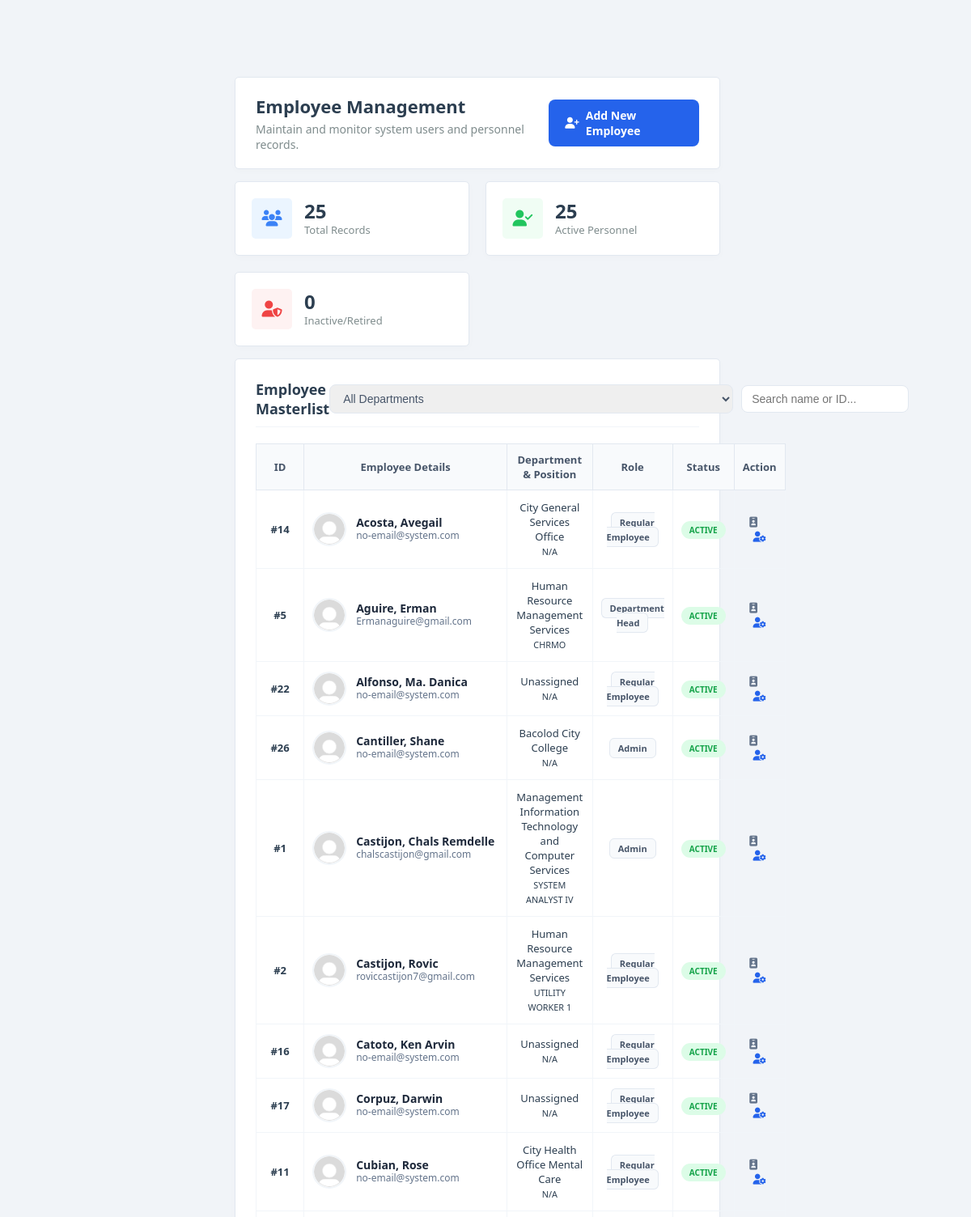
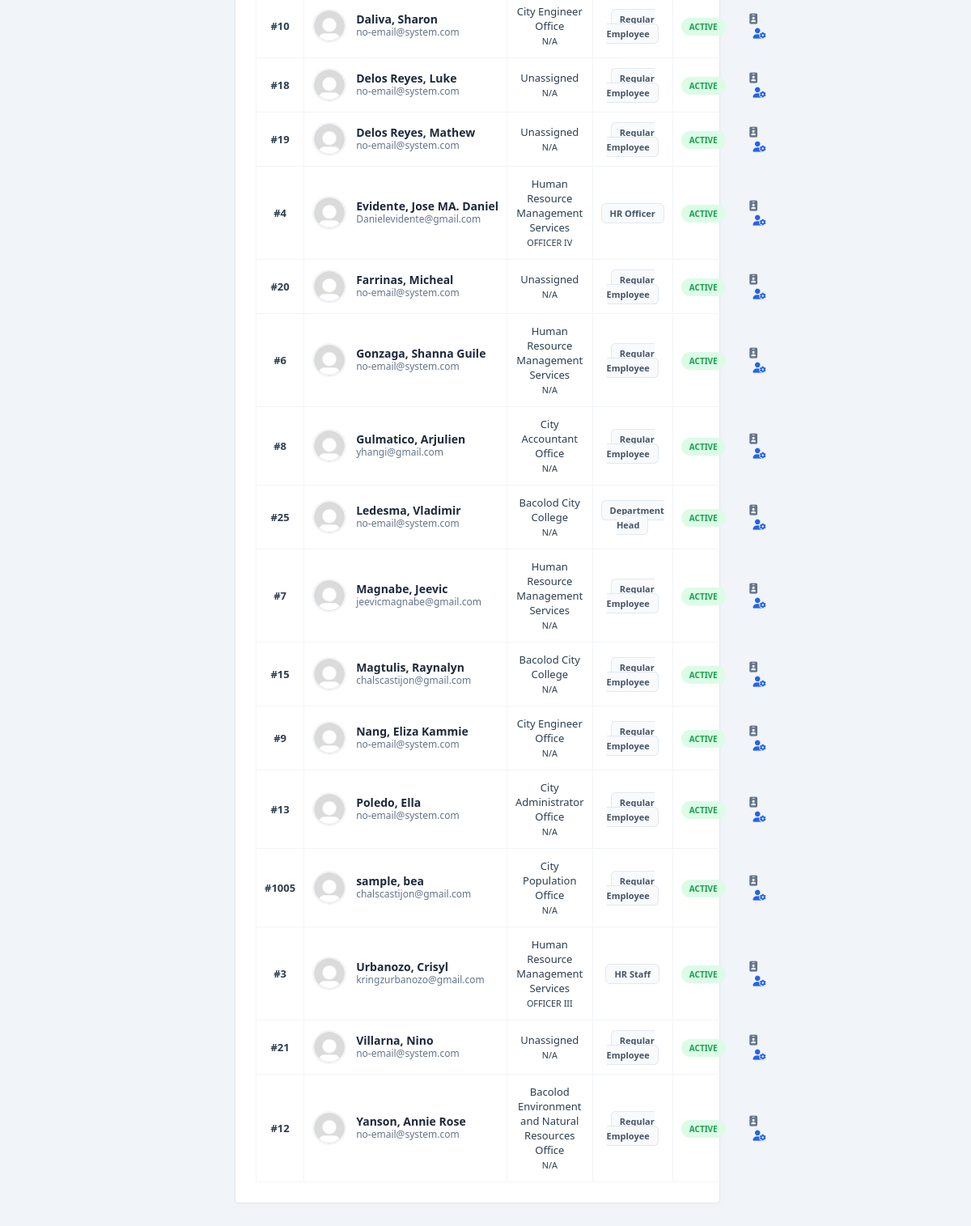
The app's page /accounts/hrstaff/manage-employees.php (signed in) with its own data (2 pictures, top to bottom).
### tables this page shows
CREATE TABLE `employee` (
  `employee_id` int(11) NOT NULL COMMENT 'Unique ID for each employee, assigned manually',
  `first_name` varchar(100) DEFAULT NULL COMMENT 'Employee first name',
  `middle_name` varchar(100) DEFAULT NULL COMMENT 'Employee middle name',
  `last_name` varchar(100) DEFAULT NULL COMMENT 'Employee last name',
  `extension` varchar(50) DEFAULT NULL COMMENT 'Name extension (e.g., Jr., Sr.)',
  `suffix` varchar(50) DEFAULT NULL COMMENT 'Suffix for the name (if applicable)',
  `profile_pic` varchar(255) DEFAULT NULL COMMENT 'Path to profile picture',
  `birth_date` date DEFAULT NULL COMMENT 'Employee birth date',
  `gender` enum('Male','Female','Other') DEFAULT 'Male' COMMENT 'Gender of the employee',
  `department_id` varchar(20) NOT NULL COMMENT 'ID of the department the employee belongs to',
  `detailed_department_id` varchar(20) DEFAULT NULL COMMENT 'ID of the sub-department / unit',
  `position` varchar(150) DEFAULT NULL COMMENT 'Job position of the employee',
  `role` enum('Regular Employee','HR Officer','HR Staff','Department Head','Admin') DEFAULT 'Regular Employee' COMMENT 'Role of the employee in the system',
  `status` enum('Active','Inactive','Retired') NOT NULL DEFAULT 'Active' COMMENT 'Current employment status: Active, Inactive (resigned), or Retired',
  `salary` int(11) DEFAULT NULL COMMENT 'Employee salary in whole numbers',
  `email` varchar(150) DEFAULT NULL COMMENT 'Employee email address',
  `contact_number` varchar(20) DEFAULT NULL COMMENT 'Employee contact number',
  `password` varchar(255) NOT NULL DEFAULT '',
  `google2fa_secret` varchar(255) DEFAULT NULL COMMENT 'Stores Google Authenticator 2FA secret',
  `google2fa_expiry` datetime DEFAULT NULL COMMENT 'Expiration timestamp for 2FA verification',
  `reset_token` varchar(255) DEFAULT NULL COMMENT 'Token for password reset',
  `reset_token_expiry` datetime DEFAULT NULL COMMENT 'Expiration date/time for reset token',
  `created_at` timestamp NOT NULL DEFAULT current_timestamp() COMMENT 'Timestamp when the employee record was created',
  `updated_at` timestamp NOT NULL DEFAULT current_timestamp() ON UPDATE current_timestamp() COMMENT 'Timestamp when the employee record was last updated',
  `last_login` timestamp NULL DEFAULT NULL COMMENT 'Last login timestamp',
  `last_active` timestamp NULL DEFAULT NULL COMMENT 'Last activity timestamp in the system',
  `authorized_officer_name` varchar(150) DEFAULT NULL COMMENT 'Name of the authorized officer approving the employee assignment',
  `authorized_officer_position` varchar(150) DEFAULT NULL COMMENT 'Position / title of the authorized officer',
  `authorized_officer_signature` varchar(255) DEFAULT NULL COMMENT 'Signature image / path of the authorized officer',
  `authorized_officer_sign_date` date DEFAULT NULL COMMENT 'Date when the authorized officer signed / approved',
  `authorized_official_name` varchar(150) DEFAULT NULL COMMENT 'Name of the higher-level official approving the employee assignment',
  `authorized_official_position` varchar(150) DEFAULT NULL COMMENT 'Position / title of the authorized official',
  `authorized_official_signature` varchar(255) DEFAULT NULL COMMENT 'Signature image / path of the authorized official',
  `authorized_official_sign_date` date DEFAULT NULL COMMENT 'Date when the authorized official signed / approved',
  `two_fa_enabled` tinyint(1) DEFAULT 0 COMMENT '1 if employee has completed 2FA setup, 0 otherwise'
);

CREATE TABLE `department` (
  `department_id` varchar(20) NOT NULL COMMENT 'Unique department identifier, e.g., BBH, BCC',
  `department_name` varchar(255) NOT NULL COMMENT 'Full department name, e.g., Bacolod Boys Home',
  `created_at` timestamp NOT NULL DEFAULT current_timestamp() COMMENT 'Timestamp when department was created'
);

### accounts/hrstaff/manage-employees.php (the view, shortened to what this page needs)
<?php
require_once '../../config/config.php';
try {
    $pdo->prepare("UPDATE employee SET last_active = NOW() WHERE employee_id = ?")
        ->execute([$_SESSION['employee_id']]);
} catch (PDOException $e) {
}
$default_profile_image = '../../assets/images/default_user.png';
$search_query = $_GET['search'] ?? '';
try {
    $sql = "SELECT e.*, d.department_name
            FROM employee e
            LEFT JOIN department d ON e.department_id = d.department_id
            WHERE 1=1";
    $params = [];
    $sql .= " ORDER BY e.last_name ASC";
    $stmt = $pdo->prepare($sql);
    $stmt->execute($params);
    $employees = $stmt->fetchAll(PDO::FETCH_ASSOC);
    $stat_stmt = $pdo->query("SELECT COUNT(*) as total, SUM(CASE WHEN status = 'Active' THEN 1 ELSE 0 END) as active FROM employee");
    $stats = $stat_stmt->fetch(PDO::FETCH_ASSOC);
    $totalEmployees = $stats['total'] ?? 0;
    $activeEmployees = $stats['active'] ?? 0;
} catch (PDOException $e) {
    error_log("Employee Directory Error: " . $e->getMessage());
    die("Database Error: Unable to load directory.");
}
?>
<!DOCTYPE html>
<html lang="en">
<head>
    <link rel="stylesheet" href="/HRIS/assets/css/style.css">
    <link rel="stylesheet" href="/HRIS/assets/css/ledger-table.css">
    <link rel="stylesheet" href="https://cdnjs.cloudflare.com/ajax/libs/font-awesome/6.5.1/css/all.min.css">
</head>
<body>
    <div class="wrapper">
        <main class="main-content" id="main-content">
            <div class="dashboard-wrapper">
                <div class="welcome-header">
                    <div class="welcome-text">
                        <h1>Employee Management</h1>
                        <p>Maintain and monitor system users and personnel records.</p>
                    </div>
                    <div class="action-buttons">
                        <a href="add-employee.php" class="btn-add">
                            <i class="fa-solid fa-user-plus"></i> Add New Employee
                        </a>
                    </div>
                </div>
                <div class="stats-grid">
                    <div class="stat-card">
                        <div class="stat-icon blue"><i class="fa-solid fa-users"></i></div>
                        <div class="stat-info">
                            <h3><?= number_format($totalEmployees) ?></h3>
                            <p>Total Records</p>
                        </div>
                    </div>
                    <div class="stat-card">
                        <div class="stat-icon green"><i class="fa-solid fa-user-check"></i></div>
                        <div class="stat-info">
                            <h3><?= number_format($activeEmployees) ?></h3>
                            <p>Active Personnel</p>
                        </div>
                    </div>
                    <div class="stat-card">
                        <div class="stat-icon red"><i class="fa-solid fa-user-shield"></i></div>
                        <div class="stat-info">
                            <h3><?= ($totalEmployees - $activeEmployees) ?></h3>
                            <p>Inactive/Retired</p>
                        </div>
                    </div>
                </div>
                <div class="main-dashboard-grid">
                    <div class="feed-container" style="grid-column: span 3;">
                        <div class="content-card">
                            <div class="card-header d-flex justify-content-between align-items-center">
                                <h2>Employee Masterlist</h2>
                                <form method="GET" class="filter-container">
                                    <select name="dept" class="filter-select" onchange="this.form.submit()">
                                        <option value="">All Departments</option>
                                    </select>
                                    <div class="search-box">
                                        <input type="text" name="search" class="search-input" placeholder="Search name or ID..." value="<?= htmlspecialchars($search_query) ?>">
                                    </div>
                                </form>
                            </div>
                            <div class="table-responsive">
                                <table class="ledger-table">
                                    <thead>
                                        <tr>
                                            <th>ID</th>
                                            <th>Employee Details</th>
                                            <th>Department & Position</th>
                                            <th>Role</th>
                                            <th class="text-center">Status</th>
                                            <th class="text-center">Action</th>
                                        </tr>
                                    </thead>
                                    <tbody id="employeeTable">
                                        <?php if (!empty($employees)): ?>
                                            <?php foreach ($employees as $emp): ?>
                                            <tr>
                                                <td><strong>#<?= htmlspecialchars($emp['employee_id']) ?></strong></td>
                                                <td>
                                                    <div class="emp-info-cell">
                                                        <img src="<?= (!empty($emp['profile_pic']) && file_exists($emp['profile_pic'])) ? $emp['profile_pic'] : $default_profile_image ?>" class="emp-profile-img">
                                                        <div class="emp-details-text">
                                                            <span class="emp-name"><?= htmlspecialchars($emp['last_name'] . ', ' . $emp['first_name']) ?></span>
                                                            <span class="emp-email"><?= htmlspecialchars($emp['email'] ?: 'no-email@system.com') ?></span>
                                                        </div>
                                                    </div>
                                                </td>
                                                <td>
                                                    <div style="font-size: 13px; font-weight: 500;"><?= htmlspecialchars($emp['department_name'] ?: 'Unassigned') ?></div>
                                                    <small class="text-muted"><?= htmlspecialchars($emp['position'] ?: 'N/A') ?></small>
                                                </td>
                                                <td><span class="role-badge"><?= htmlspecialchars($emp['role']) ?></span></td>
                                                <td class="text-center">
                                                    <span class="status-badge <?= $emp['status'] ?>" style="padding: 4px 10px; border-radius: 12px; font-size: 10px; font-weight: 700;">
                                                        <?= strtoupper($emp['status']) ?>
                                                    </span>
                                                </td>
                                                <td class="text-center">
                                                    <a href="view-employee.php?id=<?= $emp['employee_id'] ?>" title="View Profile" style="color: #64748b; margin-right: 15px;">
                                                        <i class="fa-solid fa-id-badge"></i>
                                                    </a>
                                                    <a href="edit-employee.php?id=<?= $emp['employee_id'] ?>" title="Edit Record" style="color: #2563eb;">
                                                        <i class="fa-solid fa-user-gear"></i>
                                                    </a>
                                                </td>
                                            </tr>
                                            <?php endforeach; ?>
                                        <?php endif; ?>
                                    </tbody>
                                </table>
                            </div>
                        </div>
                    </div>
                </div>
            </div>
        </main>
    </div>
</body>
</html>

### assets/css/style.css (style rules this page uses)
:root { --primary-color: #0056b3; --sidebar-width: 260px; --sidebar-collapsed: 75px; --topbar-height: 65px; --background: #F1F4F8; --sidebar-bg: #F1F4F8; --card-bg: #ffffff; --text-primary: #2c3e50; --text-secondary: #7f8c8d; --hover-bg: #E2E8F0; }
* { margin: 0; padding: 0; box-sizing: border-box; }
body { font-family: 'Segoe UI', sans-serif; background-color: var(--background); color: var(--text-primary); }
.emp-name { font-size: 15px; font-weight: 500; color: var(--text-primary); white-space: nowrap; overflow: hidden; text-overflow: ellipsis; }
.main-content { margin-left: var(--sidebar-width); margin-right: 280px; margin-top: var(--topbar-height); padding: 30px; transition: margin 0.3s ease; min-height: calc(100vh - var(--topbar-height)); }
.dashboard-wrapper { display: flex; flex-direction: column; gap: 15px; max-width: 10000px; margin: 0 auto; }
.welcome-header { background: var(--card-bg); border: 1px solid #e2e8f0; border-radius: 5px; padding: 20px 25px; display: flex; justify-content: space-between; align-items: center; box-shadow: 0 2px 10px rgba(0,0,0,0.02); }
.welcome-text h1 { font-size: 22px; font-weight: 700; color: var(--text-primary); margin-bottom: 4px; }
.welcome-text p { font-size: 14px; color: var(--text-secondary); }
.stats-grid { display: grid; grid-template-columns: repeat(auto-fit, minmax(200px, 1fr)); gap: 20px; }
.stat-card { background: var(--card-bg); padding: 20px; border-radius: 5px; border: 1px solid #e2e8f0; display: flex; align-items: center; gap: 15px; box-shadow: 0 2px 10px rgba(0,0,0,0.02); transition: all 0.2s ease; }
.stat-icon { width: 50px; height: 50px; border-radius: 5px; display: flex; align-items: center; justify-content: center; font-size: 20px; }
.stat-icon.blue { background: rgba(0, 86, 179, 0.1); color: #0056b3; }
.stat-icon.green { background: rgba(49, 162, 76, 0.1); color: #31a24c; }
.stat-icon.red { background: rgba(231, 76, 60, 0.1); color: #e74c3c; }
.stat-info h3 { font-size: 24px; font-weight: 700; color: var(--text-primary); line-height: 1.2; }
.stat-info p { font-size: 13px; color: var(--text-secondary); white-space: nowrap; }
.main-dashboard-grid { display: grid; grid-template-columns: 1.8fr 1fr; gap: 25px; }
.content-card { background: var(--card-bg); border-radius: 5px; border: 1px solid #e2e8f0; padding: 25px; box-shadow: 0 2px 10px rgba(0,0,0,0.02); height: 100%; }
.card-header { display: flex; justify-content: space-between; align-items: center; margin-bottom: 20px; padding-bottom: 10px; border-bottom: 1px solid #f1f5f9; }
.card-header h2 { font-size: 18px; font-weight: 600; }

### assets/css/ledger-table.css (style rules this page uses)
.ledger-table { width: 100%; border-collapse: collapse; margin-top: 15px; font-size: 13px; }
.ledger-table th { background: #f8fafc; border: 1px solid #e2e8f0; padding: 10px; color: #475569; }
.ledger-table td { border: 1px solid #f1f5f9; padding: 12px 10px; text-align: center; }
.ledger-table td:nth-child(2) { text-align: left; }
.stat-icon.blue { background: #ebf5ff; color: #3b82f6; }
.stat-icon.green { background: #f0fdf4; color: #22c55e; }
.stat-icon.red { background: #fef2f2; color: #ef4444; }

### accounts/hrstaff/manage-employees.php (style rules this page uses)
.emp-info-cell { display: flex; align-items: center; gap: 12px; }
.emp-profile-img { width: 42px; height: 42px; border-radius: 50%; object-fit: cover; border: 2px solid #f1f5f9; flex-shrink: 0; }
.emp-details-text { display: flex; flex-direction: column; line-height: 1.2; }
.emp-name { font-weight: 600; color: #1e293b; font-size: 14px; }
.emp-email { font-size: 12px; color: #64748b; }
.role-badge { padding: 4px 10px; border-radius: 6px; font-size: 11px; font-weight: 600; background: #f8fafc; color: #475569; border: 1px solid #e2e8f0; }
.status-badge.Active { background: #dcfce7; color: #16a34a; }
.btn-add { background: #2563eb; color: white; padding: 10px 20px; border-radius: 8px; text-decoration: none; font-size: 14px; font-weight: 600; transition: all 0.3s ease; display: inline-flex; align-items: center; gap: 8px; }
.filter-container { display: flex; gap: 10px; align-items: center; }
.filter-select, .search-input { padding: 8px 12px; border: 1px solid #e2e8f0; border-radius: 8px; outline: none; font-size: 14px; color: #475569; }

### records on screen
employee: employee_id "14", last_name+first_name "Acosta, Avegail", email "no-email@system.com", department.department_name "City General Services Office", position "N/A", role "Regular Employee", status "ACTIVE"
employee: employee_id "5", last_name+first_name "Aguire, Erman", email "Ermanaguire@gmail.com", department.department_name "Human Resource Management Services", position "CHRMO", role "Department Head", status "ACTIVE"
employee: employee_id "22", last_name+first_name "Alfonso, Ma. Danica", email "no-email@system.com", department_name "Unassigned", position "N/A", role "Regular Employee", status "ACTIVE"
employee: employee_id "26", last_name+first_name "Cantiller, Shane", email "no-email@system.com", department.department_name "Bacolod City College", position "N/A", role "Admin", status "ACTIVE"
employee: employee_id "1", last_name+first_name "Castijon, Chals Remdelle", email "chalscastijon@gmail.com", department.department_name "Management Information Technology and Computer Services", position "SYSTEM ANALYST IV", role "Admin", status "ACTIVE"
employee: employee_id "2", last_name+first_name "Castijon, Rovic", email "roviccastijon7@gmail.com", department.department_name "Human Resource Management Services", position "UTILITY WORKER 1", role "Regular Employee", status "ACTIVE"
employee: employee_id "16", last_name+first_name "Catoto, Ken Arvin", email "no-email@system.com", department_name "Unassigned", position "N/A", role "Regular Employee", status "ACTIVE"
employee: employee_id "17", last_name+first_name "Corpuz, Darwin", email "no-email@system.com", department_name "Unassigned", position "N/A", role "Regular Employee", status "ACTIVE"
employee: employee_id "11", last_name+first_name "Cubian, Rose", email "no-email@system.com", department.department_name "City Health Office Mental Care", position "N/A", role "Regular Employee", status "ACTIVE"
employee: employee_id "10", last_name+first_name "Daliva, Sharon", email "no-email@system.com", department.department_name "City Engineer Office", position "N/A", role "Regular Employee", status "ACTIVE"
employee: employee_id "18", last_name+first_name "Delos Reyes, Luke", email "no-email@system.com", department_name "Unassigned", position "N/A", role "Regular Employee", status "ACTIVE"
employee: employee_id "19", last_name+first_name "Delos Reyes, Mathew", email "no-email@system.com", department_name "Unassigned", position "N/A", role "Regular Employee", status "ACTIVE"
employee: employee_id "4", last_name+first_name "Evidente, Jose MA. Daniel", email "Danielevidente@gmail.com", department.department_name "Human Resource Management Services", position "OFFICER IV", role "HR Officer", status "ACTIVE"
employee: employee_id "20", last_name+first_name "Farrinas, Micheal", email "no-email@system.com", department_name "Unassigned", position "N/A", role "Regular Employee", status "ACTIVE"
employee: employee_id "6", last_name+first_name "Gonzaga, Shanna Guile", email "no-email@system.com", department.department_name "Human Resource Management Services", position "N/A", role "Regular Employee", status "ACTIVE"
employee: employee_id "8", last_name+first_name "Gulmatico, Arjulien", email "yhangi@gmail.com", department.department_name "City Accountant Office", position "N/A", role "Regular Employee", status "ACTIVE"
employee: employee_id "25", last_name+first_name "Ledesma, Vladimir", email "no-email@system.com", department.department_name "Bacolod City College", position "N/A", role "Department Head", status "ACTIVE"
employee: employee_id "7", last_name+first_name "Magnabe, Jeevic", email "jeevicmagnabe@gmail.com", department.department_name "Human Resource Management Services", position "N/A", role "Regular Employee", status "ACTIVE"
employee: employee_id "15", last_name+first_name "Magtulis, Raynalyn", email "chalscastijon@gmail.com", department.department_name "Bacolod City College", position "N/A", role "Regular Employee", status "ACTIVE"
employee: employee_id "9", last_name+first_name "Nang, Eliza Kammie", email "no-email@system.com", department.department_name "City Engineer Office", position "N/A", role "Regular Employee", status "ACTIVE"
employee: employee_id "13", last_name+first_name "Poledo, Ella", email "no-email@system.com", department.department_name "City Administrator Office", position "N/A", role "Regular Employee", status "ACTIVE"
employee: employee_id "1005", last_name+first_name "sample, bea", email "chalscastijon@gmail.com", department.department_name "City Population Office", position "N/A", role "Regular Employee", status "ACTIVE"
employee: employee_id "3", last_name+first_name "Urbanozo, Crisyl", email "kringzurbanozo@gmail.com", department.department_name "Human Resource Management Services", position "OFFICER III", role "HR Staff", status "ACTIVE"
employee: employee_id "21", last_name+first_name "Villarna, Nino", email "no-email@system.com", department_name "Unassigned", position "N/A", role "Regular Employee", status "ACTIVE"
employee: employee_id "12", last_name+first_name "Yanson, Annie Rose", email "no-email@system.com", department.department_name "Bacolod Environment and Natural Resources Office", position "N/A", role "Regular Employee", status "ACTIVE"

### other values on screen
$totalEmployees "25"
$activeEmployees "25"
$totalEmployees - $activeEmployees "0"
